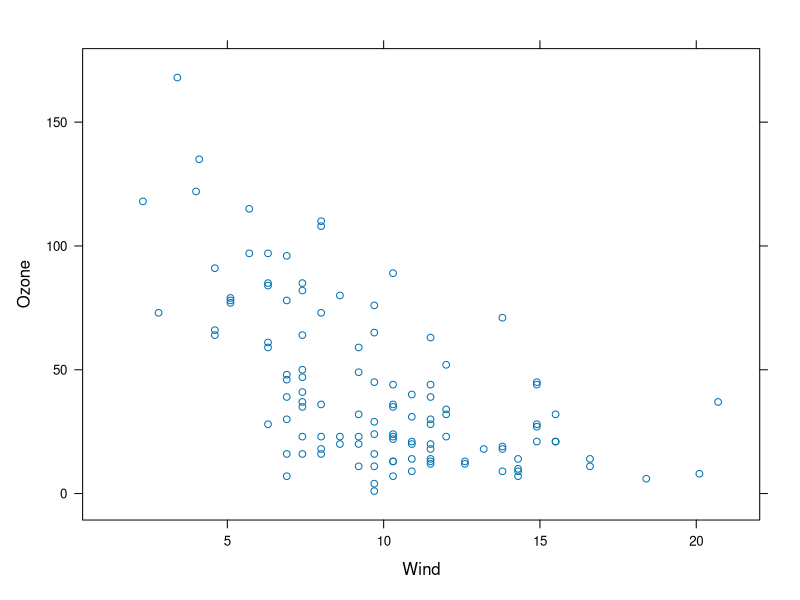
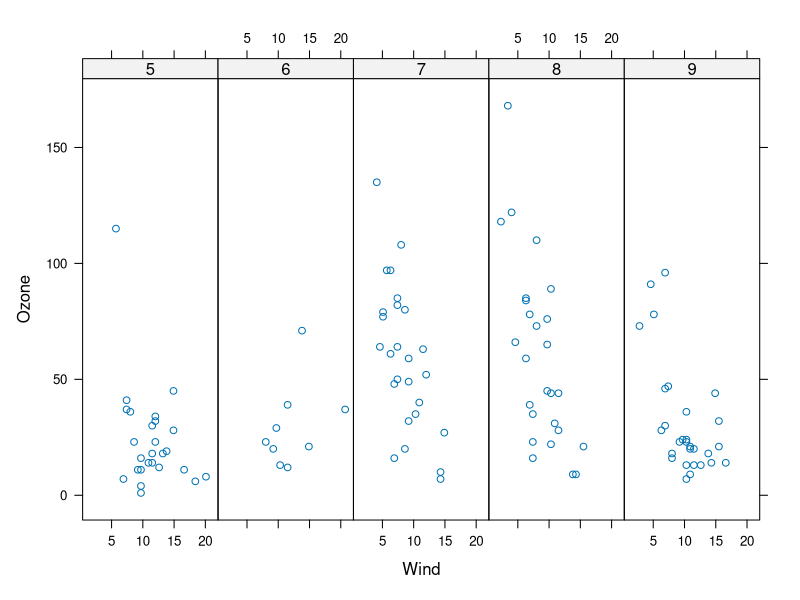
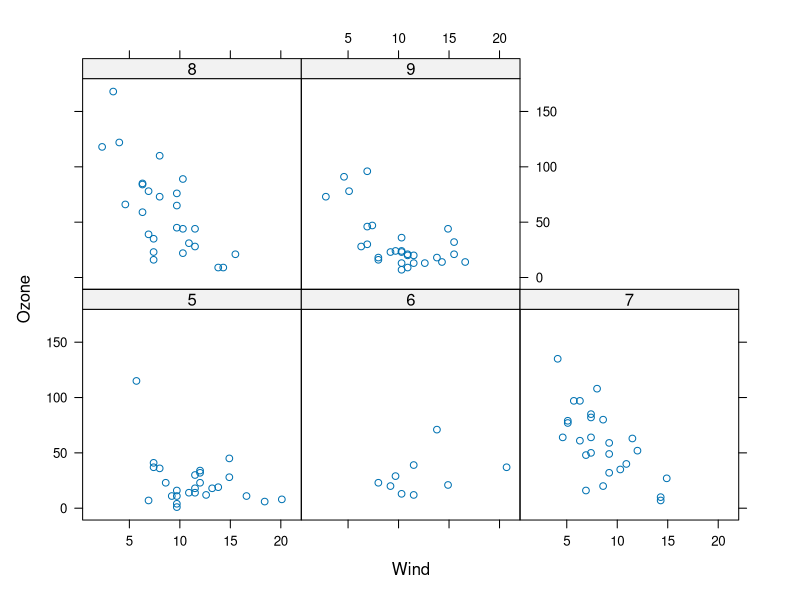
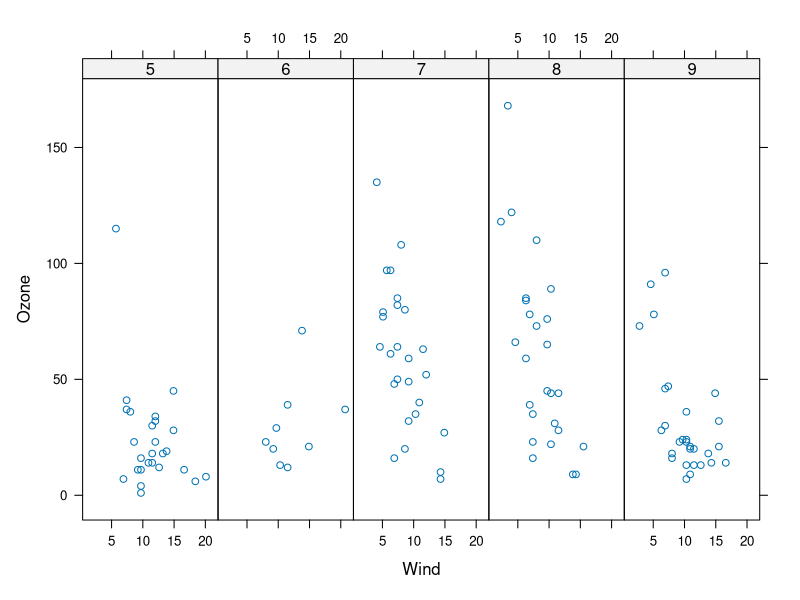

Write the R code that produced these figures, in order. (Note: this script raises an error after producing the figures.)
library(lattice)
library(datasets)
#xplot: this is the main function for creating scatterplots
# xyplot(y ~ x | f * G, data)
#f and g are optional conditioning variables
# the * indicates the interaction between the two variables

xyplot(Ozone ~ Wind, data = airquality)

airquality <- transform(airquality,Month = factor(Month))
xyplot(Ozone ~ Wind | Month, data = airquality, layout = c(5,1))
xyplot(Ozone ~ Wind | Month, data = airquality)

#if we want to print later

p <- xyplot(Ozone ~ Wind | Month, data = airquality, layout = c(5,1))
print(p)

#bwplot: box and whiskers plots (boxplot)
#histogram
#stripplot: like a boxplot but with actual points
#dotplot: plot dots on"violin strings"
#splom: scatterplot matrix: like pairs in the base plotting system
#levelplot, contourplot: for plotting immage data


#Lattice Planel Functions
set.seed(10)
x <- rnorm(100)
f <- rep(0.1, each = 50)
f <- x + f - f * x + rnorm(100, sd = 0.5)
f<- factor(f, labels = c("Group 1", "Group 2"))
xyplot(y ~ x | f, layout = c(2,1)) # Plot with two panels
